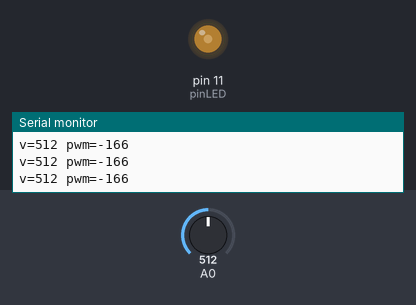
A sketch run on a simulated Arduino Uno, built with avr-gcc and run on an emulated ATmega328P. Parts: output pins drawn as LEDs (lit = HIGH), the last lines printed to the serial monitor. Inputs (shaded band) come from the test bench; at power-on: A0 = 512.

Above: at 1.2 s.
1.3 s: A0 set to 122
At 2.1 s:
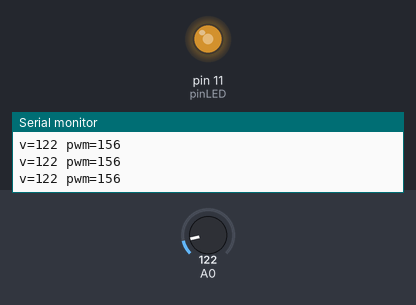
2.8 s: A0 set to 0
At 3.1 s:
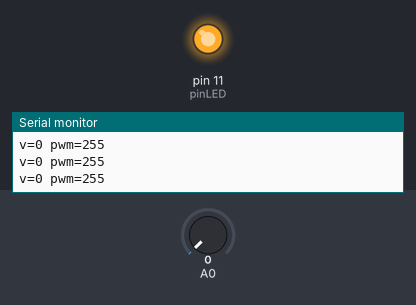
4.3 s: A0 set to 900
At 5.5 s:
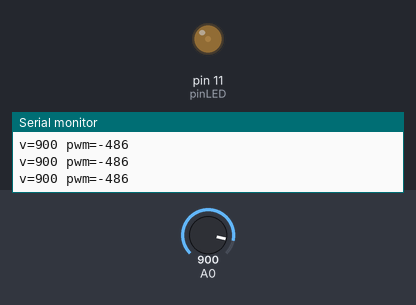
Timing chart, 0 to 7.3 s (numbered marks = the images above; inputs shaded):
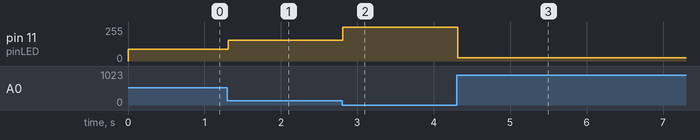

Measured:
- after the input at 1.3 s, pin 11 (pinLED): 90/255 → 156/255 at once
- after the input at 2.8 s, pin 11 (pinLED): 156/255 → 255/255 at once
- after the input at 4.3 s, pin 11 (pinLED): 255/255 → 26/255 at once

The sketch:

Programa.ino
```cpp
#define pinLED 11

int v=0;
int pwm=0;

void setup() {

  pinMode(pinLED, OUTPUT);
  Serial.begin(9600);
}

void loop() {

  v = analogRead(A0);

  pwm=map(v,1,310,255,0);

  analogWrite(pinLED, pwm);

  Serial.print("v=");
  Serial.print(v);
  Serial.print(" pwm=");
  Serial.println(pwm);
}
```
